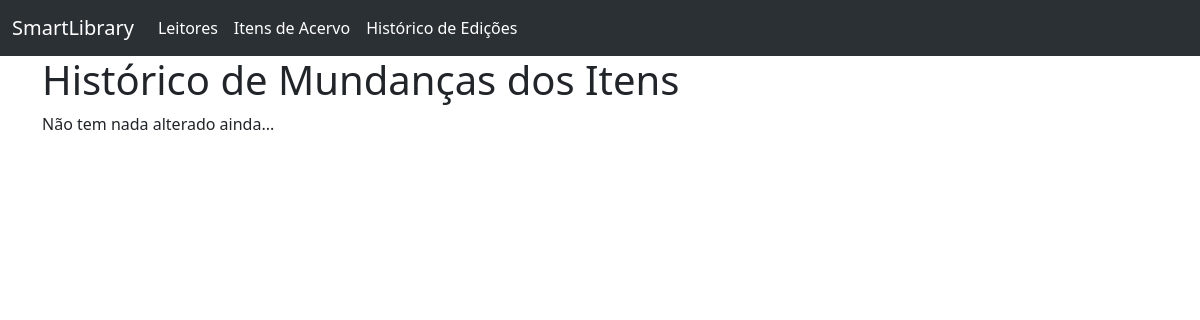
Page /collection-item/history on the earlier database version.
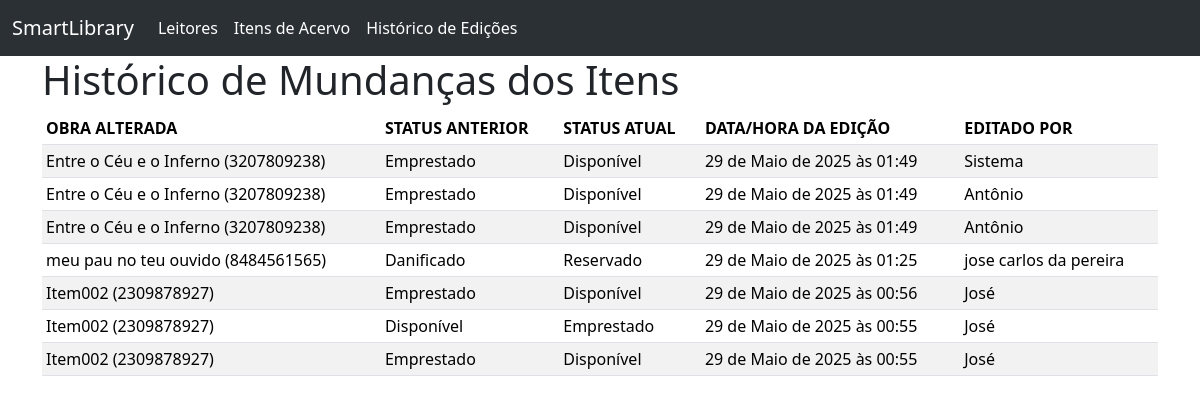
Same page on the later database version.
### collection_item/models.py (models this page shows, shortened)
class ItemStatusChange(models.Model):
    item = models.ForeignKey(
        CollectionItem, on_delete=models.CASCADE, related_name="status_changes"
    )
    previous_status = models.CharField(max_length=10, verbose_name="Status Anterior")
    new_status = models.CharField(max_length=10, verbose_name="Novo Status")
    changed_at = models.DateTimeField(
        auto_now_add=True, verbose_name="Data da Alteração"
    )
    changed_by = models.CharField(
        max_length=100,
        verbose_name="Responsável pela Alteração",
        blank=False,
        null=False,
    )
    class Meta:
        ordering = ["-changed_at"]
        verbose_name = "Alteração de Status"
        verbose_name_plural = "Alterações de Status"

class CollectionItem(models.Model):
    ESTADO_CONSEVACAO = {
        "Bom": "Bom",
        "Regular": "Regular",
        "Ruim": "Ruim",
        "Danificado": "Danificado",
    }
    ESTADO_DISPONIVEL = {
        "Disponível": "Disponível",
        "Emprestado": "Emprestado",
        "Reservado": "Reservado",
    }
    title = models.CharField(
        verbose_name="Título da Obra",
        max_length=50,
        null=False,
        blank=False,
    )
    id_code = models.CharField(
        verbose_name="Código Identificador",
        max_length=10,
        primary_key=True,
        validators=[id_code_validator],
    )
    preservation = models.CharField(
        verbose_name="Estado de Conservação",
        max_length=10,
        choices=ESTADO_CONSEVACAO,
        null=False,
        blank=False,
    )
    availability = models.CharField(
        verbose_name="Disponibilidade",
        max_length=10,
        choices=ESTADO_DISPONIVEL,
        null=False,
        blank=False,
    )
    entry_date = models.DateField(
        auto_now_add=True,
        null=False,
        blank=False,
    )
    class Meta:
        ordering = ["title"]
        verbose_name = "Item do Acervo"
        verbose_name_plural = "Itens do Acervo"
    def __str__(self):
        return f"{self.title} ({self.id_code})"

### collection_item/views.py (the view)
class ItemHistoryView(ListView):
    model = ItemStatusChange
    template_name = "collection_item/item_history.html"

### collection_item/templates/collection_item/item_history.html (shortened to what this page needs)
{% extends "base.html" %}
{% block main_content %}
    <h1>Histórico de Mundanças dos Itens</h1>
    {% if itemstatuschange_list %}
    <div class="table-responsive">
        <table class="table table-striped table-hover table-sm">
            <thead>
                <tr>
                    <th scope="col">OBRA ALTERADA</th>
                    <th scope="col">STATUS ANTERIOR</th>
                    <th scope="col">STATUS ATUAL</th>
                    <th scope="col">DATA/HORA DA EDIÇÃO</th>
                    <th scope="col">EDITADO POR</th>
                </tr>
            </thead>
            <tbody>
                {% for item in itemstatuschange_list %}
                    <tr>
                        <td scope="row"> {{ item.item }} </td>
                        <td> {{ item.previous_status }} </td>
                        <td> {{ item.new_status }} </td>
                        <td> {{ item.changed_at }} </td>
                        <td> {{ item.changed_by }} </td>
                    </tr>
                {% endfor %}
            </tbody>
        </table>
    </div>
    {% else %}
        <p>Não tem nada alterado ainda...</p>
    {% endif %}
{% endblock main_content %}

### user_reader/templates/base.html (shortened to what this page needs)
<!DOCTYPE html>
<html lang="pt-br">
<head>
    <link href="https://cdn.jsdelivr.net/npm/bootstrap@5.3.6/dist/css/bootstrap.min.css" rel="stylesheet">
</head>
<body>
    <nav class="navbar navbar-expand-lg bg-body-tertiary" data-bs-theme="dark">
        <div class="container-fluid">
        <a class="navbar-brand" href="{% url "user_list" %}">SmartLibrary</a>
        <div class="collapse navbar-collapse" id="navbarNavDropdown">
            <ul class="navbar-nav">
                <li class="nav-item">
                    <a class="nav-link active" aria-current="page" href="{% url "user_list" %}">Leitores</a>
                </li>
                <li class="nav-item">
                    <a class="nav-link active" aria-current="page" href="{% url "collection_item_list" %}">Itens de Acervo</a>
                </li>
                <li class="nav-item">
                    <a class="nav-link active" aria-current="page" href="{% url "collection_item_history" %}">Histórico de Edições</a>
                </li>
            </ul>
        </div>
        </div>
    </nav>
    <main class="container">
        {% block main_content %}
        {% endblock main_content %}
    </main>
</body>
</html>

Differences in the rows shown:
added ItemStatusChange: item "Entre o Céu e o Inferno (3207809238)", previous_status "Emprestado", new_status "Disponível", changed_at "29 de Maio de 2025 às 01:49", changed_by "Sistema"
added ItemStatusChange: item "Entre o Céu e o Inferno (3207809238)", previous_status "Emprestado", new_status "Disponível", changed_at "29 de Maio de 2025 às 01:49", changed_by "Antônio"
added ItemStatusChange: item "Entre o Céu e o Inferno (3207809238)", previous_status "Emprestado", new_status "Disponível", changed_at "29 de Maio de 2025 às 01:49", changed_by "Antônio"
added ItemStatusChange: item "meu pau no teu ouvido (8484561565)", previous_status "Danificado", new_status "Reservado", changed_at "29 de Maio de 2025 às 01:25", changed_by "jose carlos da pereira"
added ItemStatusChange: item "Item002 (2309878927)", previous_status "Emprestado", new_status "Disponível", changed_at "29 de Maio de 2025 às 00:56", changed_by "José"
added ItemStatusChange: item "Item002 (2309878927)", previous_status "Disponível", new_status "Emprestado", changed_at "29 de Maio de 2025 às 00:55", changed_by "José"
added ItemStatusChange: item "Item002 (2309878927)", previous_status "Emprestado", new_status "Disponível", changed_at "29 de Maio de 2025 às 00:55", changed_by "José"
Other differences:
text no longer shown: "Não tem nada alterado ainda..."
text now shown: "OBRA ALTERADA STATUS ANTERIOR STATUS ATUAL DATA/HORA DA EDIÇÃO EDITADO POR"
